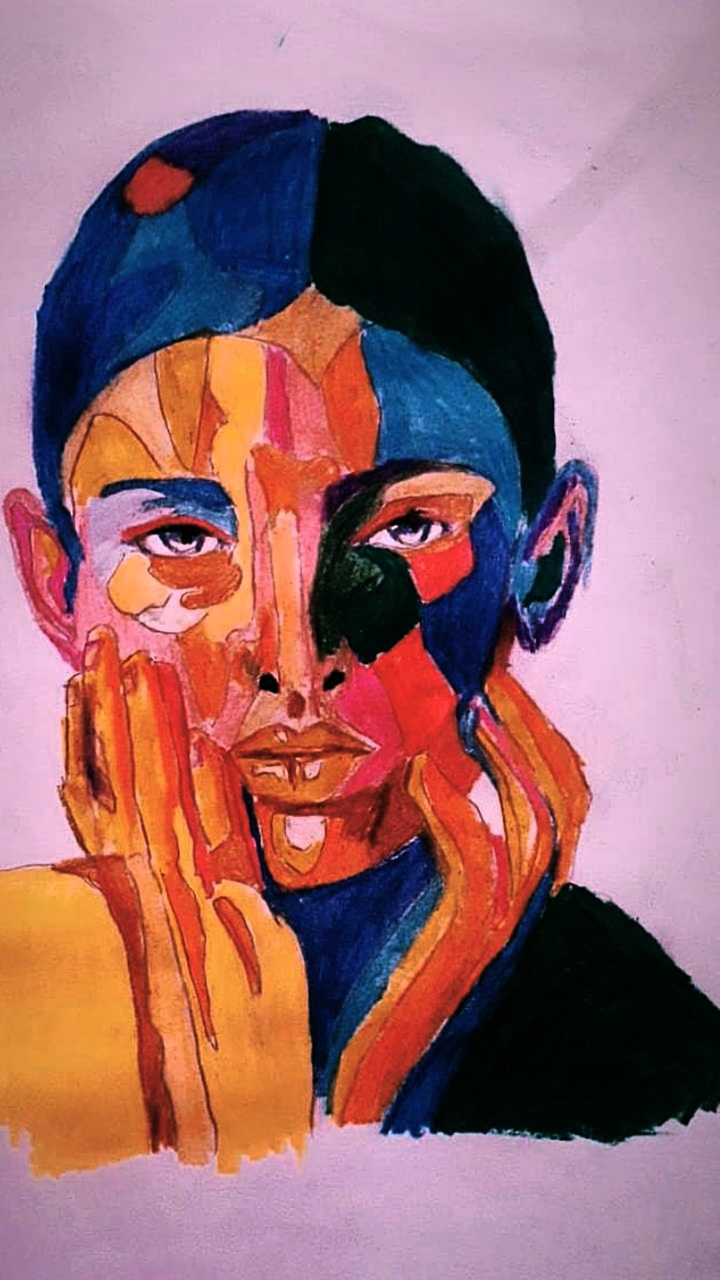
#> input picture introduction/data/rashi.jpg, 720 x 1280 px, found by its file name
$ python p7.py
#> lines starting #> are read from the running program, lines starting #| are printed output that depends on the picture
import cv2 as cv
import numpy as np

img=cv.imread("rashi.jpg",cv.IMREAD_COLOR)
#> img is the input picture: shape (1280, 720, 3); mean B, G, R 113.2, 106.9, 155.3

w,h,c=img.shape
#> w = 1280; h = 720; c = 3
print("No of channels in Image is ",c)
#| No of channels in Image is  3
if img is None:
    print("Cannot Read the Image")

(B,G,R)=cv.split(img)
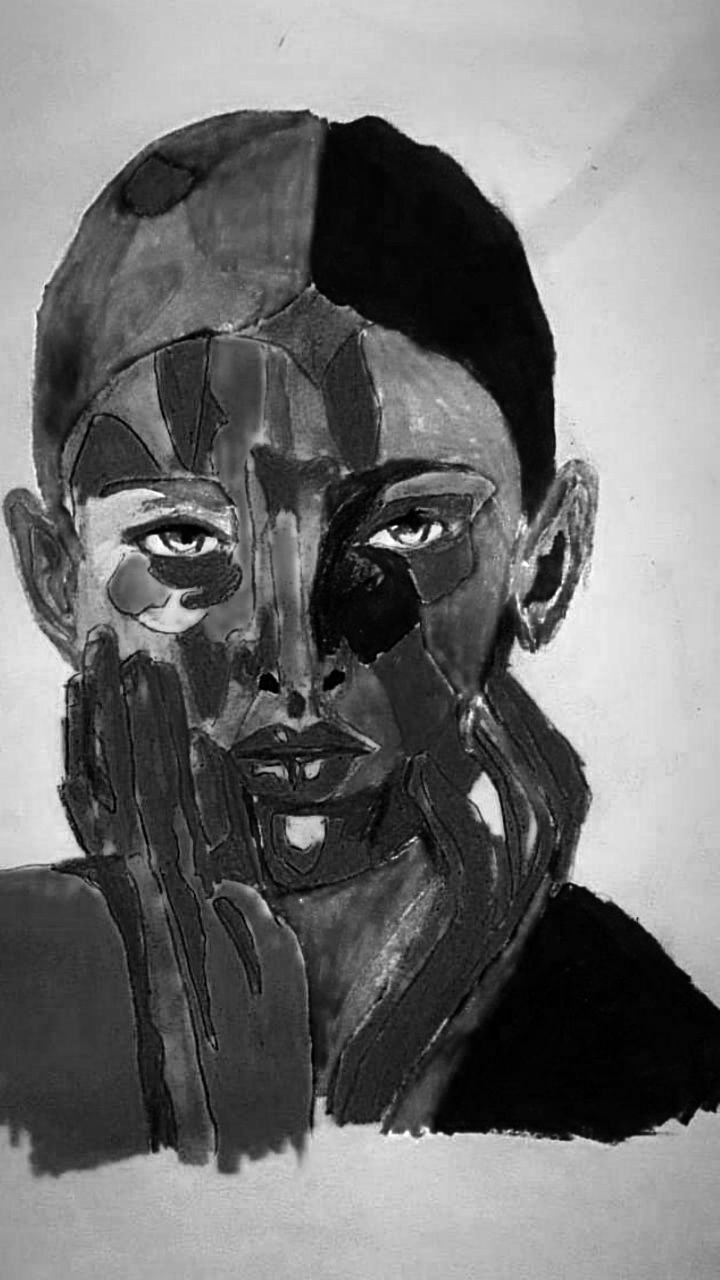
#> B: shape (1280, 720); min 0, max 255, mean 113.2
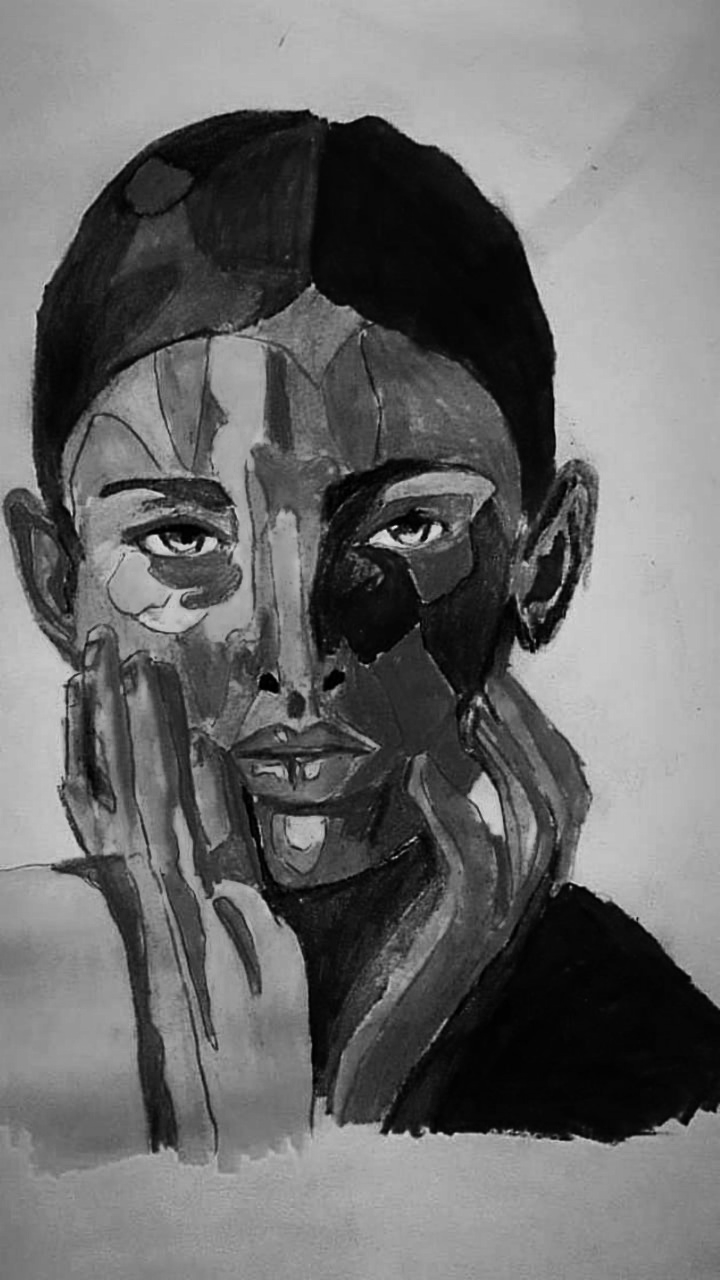
#> G: shape (1280, 720); min 0, max 237, mean 106.9
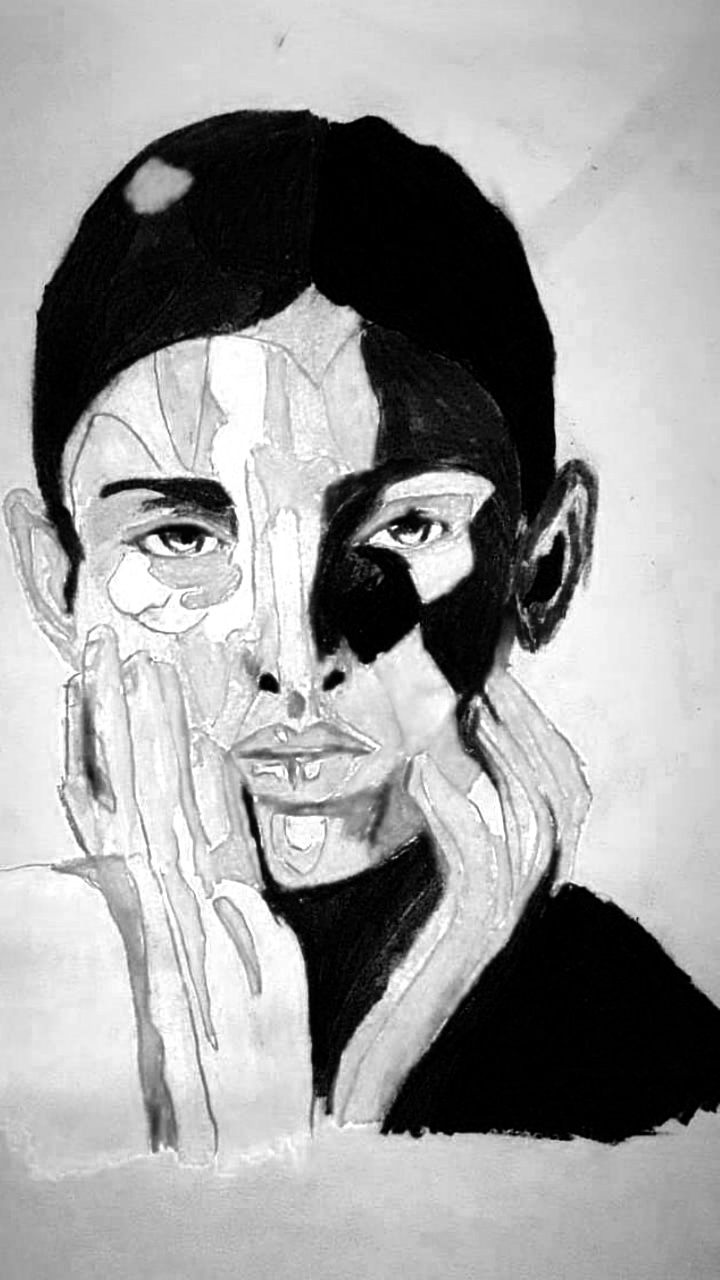
#> R: shape (1280, 720); min 0, max 255, mean 155.3


cv.imshow("Original Image",img)
cv.imshow("Blue channel",B)
cv.imshow("Green channel",G)
cv.imshow("Red channel",R)
cv.waitKey(0)
